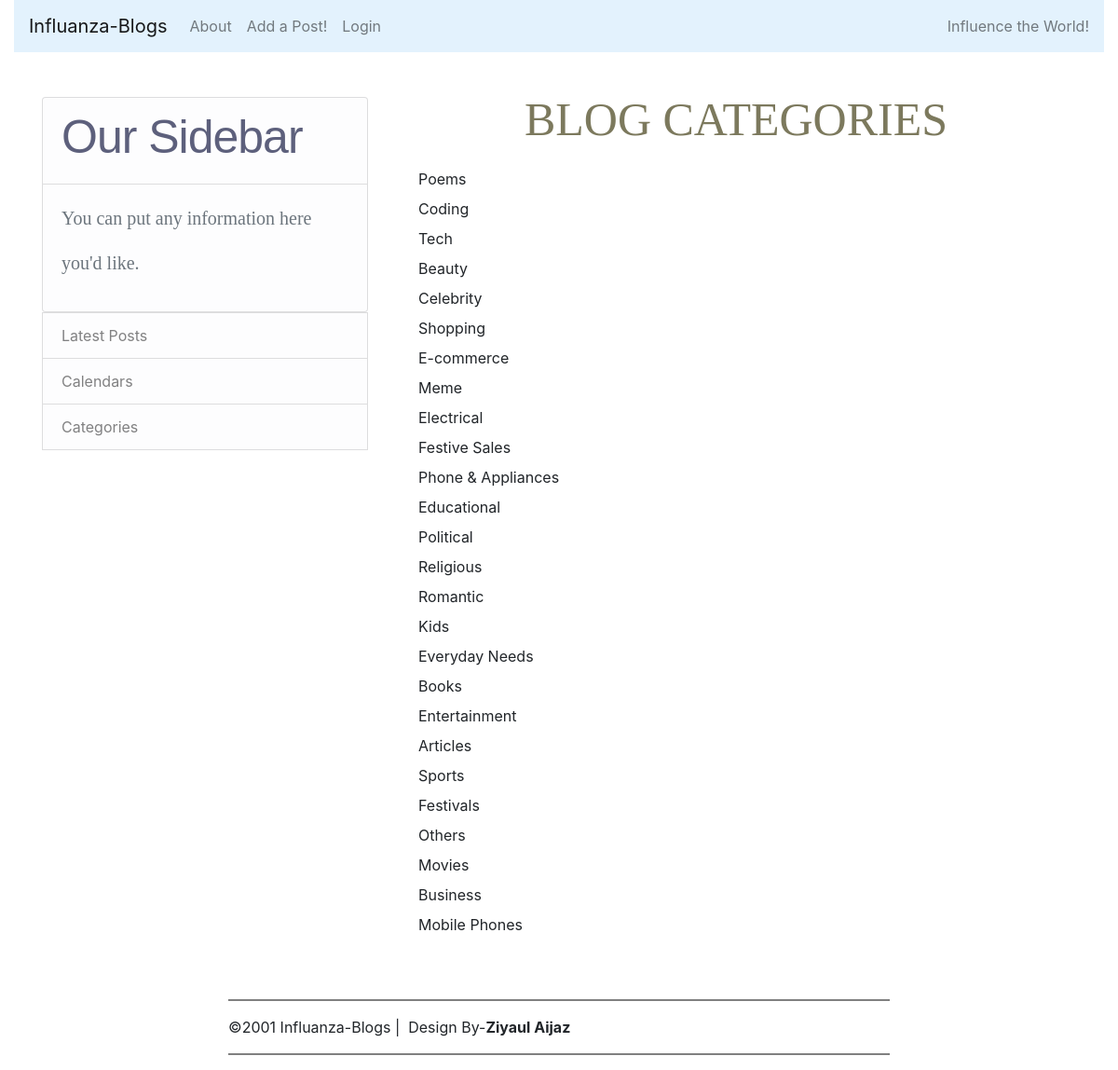
The page /categories on the database its author committed.
### blog/models.py (models this page shows, shortened)
class Category(models.Model):
	name=models.CharField(max_length=255,default='Uncategorized')
	def __str__(self):
		return self.name

### blog/views.py (the view)
# urls.py: path('categories',views.category_home,name='category_home'),
def category_home(request):
	context={
	'posts':Category.objects.all(),
	'category':Post.objects.all()
	}
	return render(request,'blog/categories_home.html',context)

### blog/templates/blog/categories_home.html
{% extends 'blog/basic.html' %}
{% block content %}
<h1 style="color: #7c795d; font-family: 'Brush Script MT', serif; font-size: 50px; font-weight: normal; line-height: 48px; margin:0;text-align: center;">BLOG CATEGORIES</h1>
<br>
{% for item in posts %}
<a class="dropdown-item" href="{% url 'category' item %}">{{item.name}}</a>
{% endfor %}
{% endblock %}

### blog/templates/blog/basic.html (shortened to what this page needs)
{% load static %}
<!DOCTYPE html>
<html>
<head>
    <link rel="stylesheet" href="https://cdn.jsdelivr.net/npm/bootstrap@4.5.3/dist/css/bootstrap.min.css">
</head>
<body>
    <div class="container-fluid">
        <nav class="navbar navbar-expand-lg navbar-light" style="background-color: #e3f2fd;">
            <a class="navbar-brand" href="{% url 'blog-home' %}">Influanza-Blogs</a>
            <div class="collapse navbar-collapse" id="navbarText">
                <ul class="navbar-nav mr-auto">
                    <li class="nav-item">
                        <a class="nav-link" href="{% url 'blog-about' %}">About</a>
                    </li>
                    <li class="nav-item">
                        <a class="nav-link" href="{% url 'add_post' %}"> Add a Post! </a>
                    </li>
                    {% if user.is_authenticated %}
                    <li class="nav-item">
                        <a class="nav-link" href="{% url 'logout' %}"> Logout </a>
                    </li>
                    <li class="nav-item">
                        <a class="nav-link" href="{% url 'edit_profile' %}">  Edit Profile </a>
                    </li>
                    <li class="nav-item">
                        <a class="nav-link" href="{% url 'profile' %}">  Profile </a>
                    </li>
                         <ul class="nav navbar-nav navbar-center" style="    position: absolute;
    left: 50%;
    transform: translatex(-50%);"><a class="nav-link"><li>Welcome-<strong> {{user.username}}</strong></li></ul></a>
                    {% else %}
                    <li class="nav-item">
                        <a class="nav-link" href="{% url 'login' %}"> Login </a>
                    </li>
                    {% endif %}
                </ul>
                <span class="navbar-text">
                    Influence the World!
                </span>
            </div>
        </nav>
    </div><br><br>
    <main role="main" class="container">
        <div class="row">
            <div class="col-sm-4">
                <div class="content-section">
                    <ul class="list-group" style="color: #7c795d; font-family: 'Trocchi', serif; font-size: 20px; font-weight: normal; line-height: 48px; margin: 0;">
                        <li class="list-group-item list-group-item-light">
                            <h3 style="font-family: 'Georgia', sans-serif;font-size: 2.5em;letter-spacing: -1px;background-color: ;color: #5d607c;">Our Sidebar</h3>
                        </li>
                        <li class="list-group-item list-group-item-light">
                            <p class='text-muted'>You can put any information here you'd like.</p>
                    </ul>
                </div>
                <li class="list-group-item list-group-item-light">Latest Posts</li>
                <li class="list-group-item list-group-item-light">Calendars</li>
                <li class="list-group-item list-group-item-light"><a href="{% url 'category_home' %}" style="color: inherit;">Categories</a></li>
            </div>
            <div class="col-sm-8">
                {% block content %}{% endblock %}
            </div>
        </div>
        <br><br>
        <div class="container col-md-8">
            <hr style="height:2px;border-width:0;color:gray;background-color:gray">
            <footer style="text-align:left" ;>
                &copy;2001 Influanza-Blogs | &nbsp;Design By-<strong>Ziyaul Aijaz</strong>
            </footer>
            <hr style="height:2px;border-width:0;color:gray;background-color:gray">
        </div>
    </main>
</body>
</html>

### rows shown on the page
Category: name "Poems"
Category: name "Coding"
Category: name "Tech"
Category: name "Beauty"
Category: name "Celebrity"
Category: name "Shopping"
Category: name "E-commerce"
Category: name "Meme"
Category: name "Electrical"
Category: name "Festive Sales"
Category: name "Phone & Appliances"
Category: name "Educational"
Category: name "Political"
Category: name "Religious"
Category: name "Romantic"
Category: name "Kids"
Category: name "Everyday Needs"
Category: name "Books"
Category: name "Entertainment"
Category: name "Articles"
Category: name "Sports"
Category: name "Festivals"
Category: name "Others"
Category: name "Movies"
Category: name "Business"
Category: name "Mobile Phones"
